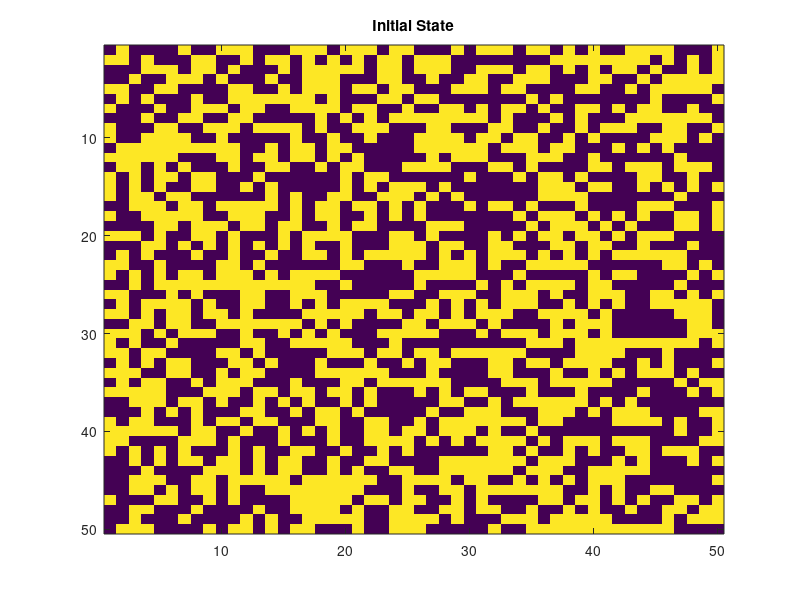

The MATLAB source for this figure: (Note: this script raises an error after producing the figure.)
clear all;
clc;
close all;

%Size of Map
nrows=50;
ncols=50;


%Initial Distribution of Votes
probone=0.5;

%Initialize Map
City=(rand(nrows,ncols)>probone);
NCity=City;

figure
imagesc(City);
title('Initial State');
drawnow
pause;

figure
%Number of Time Periods
time=1000;


changeiftied=0;
changeifcloseloss=1;


for t=1:time
    %pause(0.5) %pause for effect!
    
    for i=1:nrows
        for j=1:ncols
            
            [numones, numzeros] = countvotes(i,j,City); %count neighbor votes
            
            
            %the following only kicks in if there is a close-loss and we
            %need to worry about it.
            if abs(numones-numzeros)<=2 && (changeifcloseloss==1)
                if numones>numzeros
                    NCity(i,j)=0;
                    continue;
                elseif numzeros>numones
                    NCity(i,j)=1;
                    continue;
                end
            end
            
            
            %the following only kicks in if there is a tie and we
            %need to worry about it.
            if (numones==numzeros) && (changeiftied==1)
                NCity(i,j)=1-City(i,j);
                continue;
            end
            
            
            %the following kicks in only if the above conditions have not
            %been met
            if numones>numzeros
                NCity(i,j)=1;
            elseif numzeros>numones
                NCity(i,j)=0;
            else
                NCity(i,j)=City(i,j);
            end
            
            
        end
    end
    
    if City==NCity
        break
    end
    
    
    City=NCity;
    imagesc(City);
    title(num2str(t));
    drawnow;
    
end

 %imagesc(City)